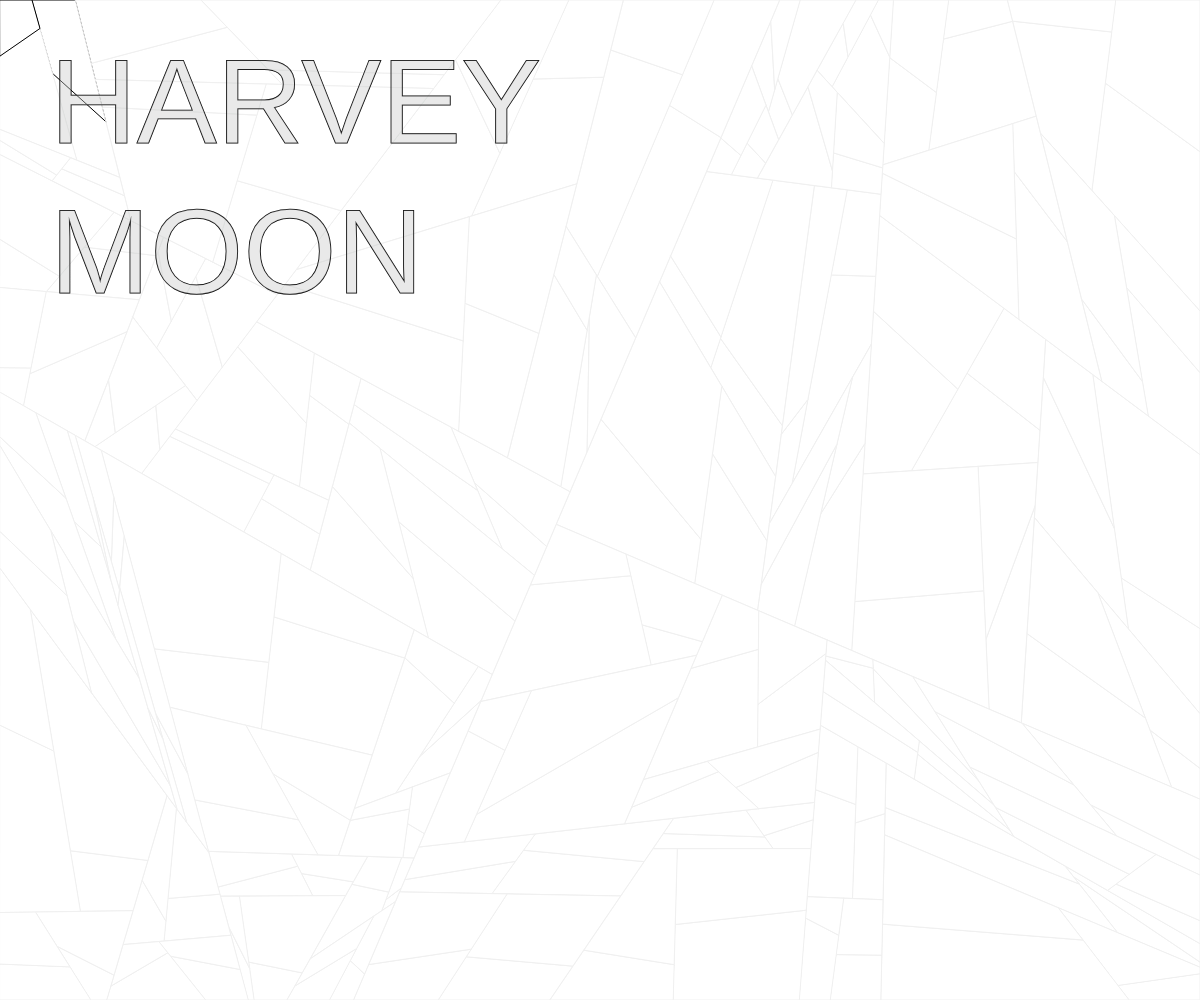
Frame 1 (no input)
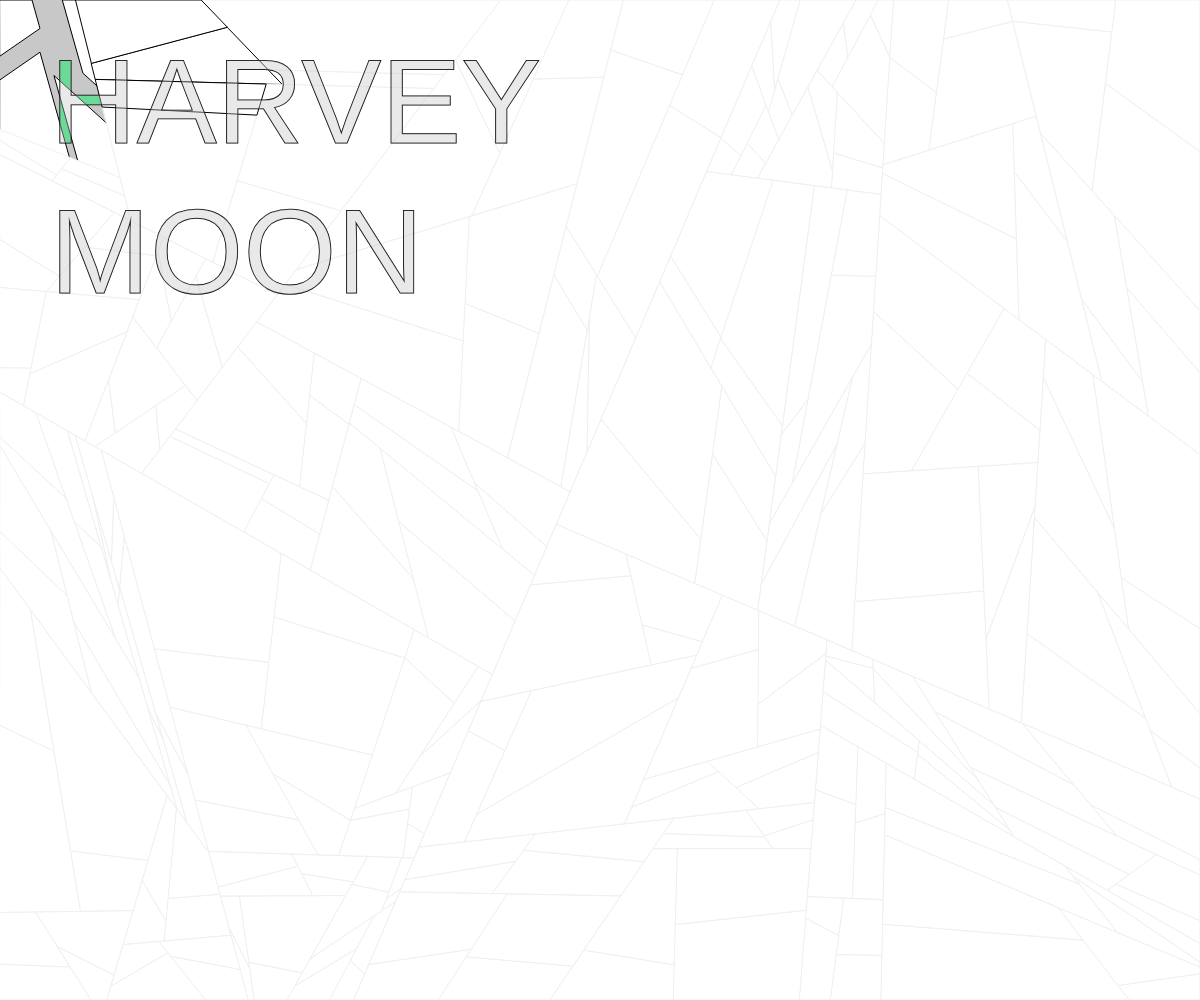
Frame 60 (no input)
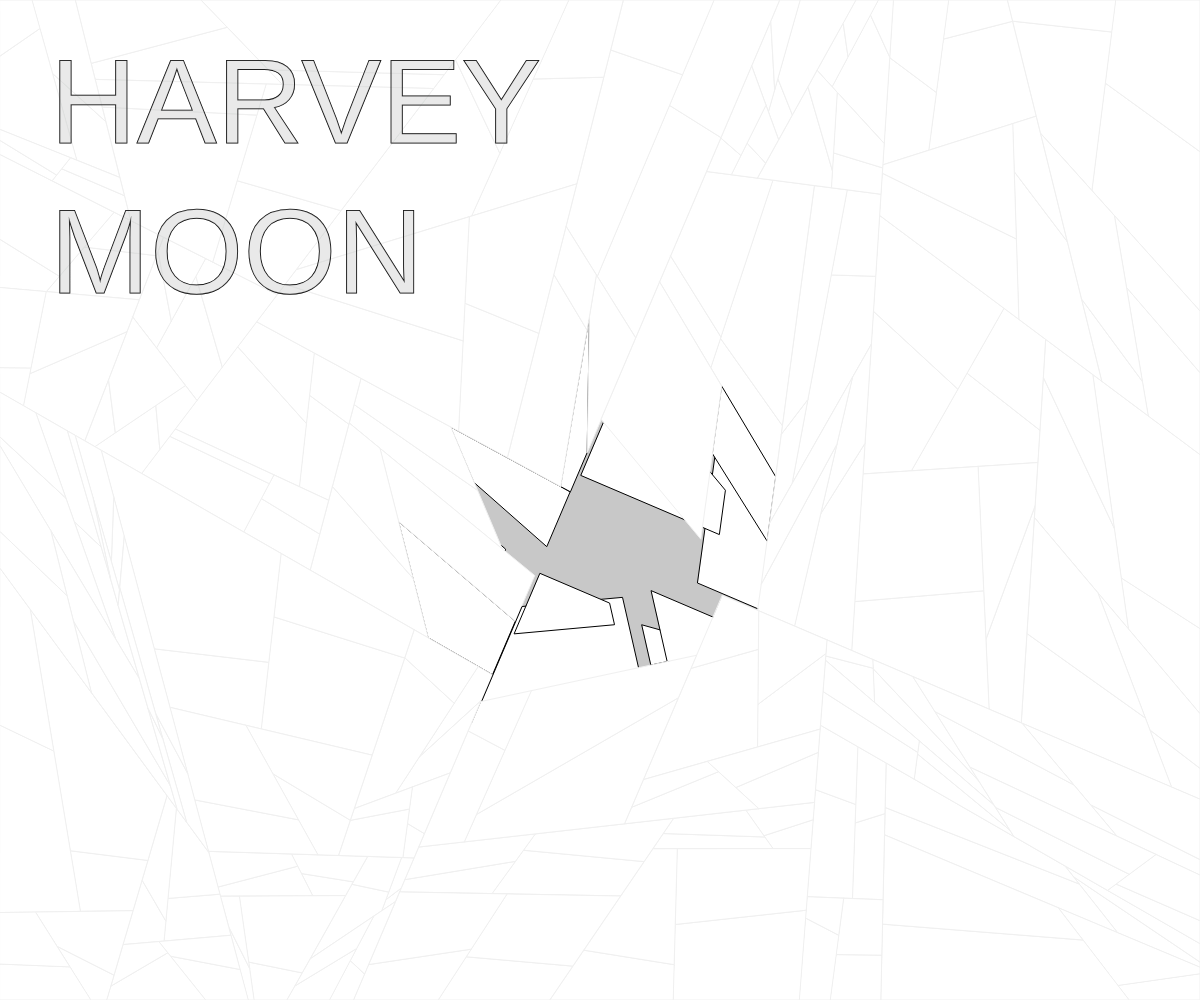
Frame 120 (the mouse pressed at the canvas centre since frame 60)

The p5.js sketch that drew these frames (run headless with seeded random() and noise() and a simulated clock; from frame 60 on, the mouse is pressed at the canvas centre):

// p5.js sketch
// ── sketch.js

var fragments;
var mouseLoc;

var avoidDist = 0;
var goAvoid = 150;

var smallDim = 0;

var crackSharpness = .35; //0-.5 values;


var randC;

//var pg;

var pi; 

function setup() {

	 //var density = displayDensity();

	// print("dense "  +density);

	createCanvas(windowWidth,windowHeight);

	//pi = createImage(width,height);
	///pg = createGraphics(width/3,height/3);


	print(width);
	//print(pg.width);


	//pg.background(255);
	//pg.fill(0);

	if( windowWidth< windowHeight){
		smallDim = windowWidth;
	}
	else {
		smallDim = windowHeight;
	}
	//stroke(0);

	fill(10);

	fragments = new Array();
	mouseLoc =createVector();

	var centre = createVector(200, 200); // the center position is decided by mouse position
	var p1 = createVector(0, 0); // the starting top position of the breakup.
	var p2 = createVector(windowWidth, 0); // the second top right position of the first breakup
	var p3 = createVector(windowWidth, windowHeight);// the third bortom right position of the first breakup
	var p4 = createVector(0, windowHeight);// the fourth bottom left position of the first breakup
	decoupe(9, p1, p2, p3, p4, centre ); // basically start breaking up the whole window with the mouse location and random color // first argument is the depth, kinda a power-of, use wisely


randC = color(random(100),random(255),random(255));

}

function draw() {




//take out the bg for cool effects!



mouseLoc.add((mouseX-mouseLoc.x)/20,(mouseY-mouseLoc.y)/20);


// put drawing code here

//pg.background(255);

textSize(width/10);

textAlign(LEFT,TOP);

blendMode(BLEND);
background(200);

noStroke();
fill(0);


//rect(25,25,width*.45,width*.3);




fill(randC);

text("HARVEY MOON", 50,50,2);



fill(255);
//blendMode(BLEND);
		stroke(255);
		strokeWeight(2);
		//fill(200);
	for (var i = 0; i < fragments.length; i++) {  	
  	//print(fragments[i] == undefined)
  		fragments[i].moveDraw();
  	};

stroke(0);
fill(200,100)

text("HARVEY MOON", 50,50,2);

// blendMode(BLEND);
// background(0);

// // nofill();



// noStroke();
// fill(200);
// text("HARVEY MOON", 100,200,2);

// fill(200);
// //blendMode(BLEND);
// 		stroke(0);
// 		strokeWeight(1);
// 		//fill(200);
// 	for (var i = 0; i < fragments.length; i++) {  	
//   	//print(fragments[i] == undefined)
//   		fragments[i].moveDraw();
//   	};


//  fill(100);
// text("HARVEY MOON", 100,200,2);



//text("HARVEY MOON", 200,200);
//image(pg,0,0,width,height);

//blendMode(BLEND);



 if (avoidDist >= 100) {
    goAvoid-= 4;
  }
  

if (avoidDist != goAvoid){
avoidDist+=(goAvoid-avoidDist)/10;
}


}



function mousePressed(){
	if(goAvoid <= smallDim/4){
	goAvoid+=smallDim/4;
	}
	//mouseLoc.set(mouseX,mouseY);
}

function  decoupe ( fois,  a,  b,  c,  d,  centre ) { // the function that breaks up sections

	var t1=random(0.5-crackSharpness, 0.5+crackSharpness); // pick a random postion to crak // smaller range is less sharp
	var t2=random(0.5-crackSharpness, 0.5+crackSharpness);  // pick another random postion to crack // smaller range is less spikey
	var p1 = createVector();
	var p2 = createVector();
	p1.set(a.x+(b.x-a.x)*t1, a.y+(b.y-a.y)*t1);
	p2.set(d.x+(c.x-d.x)*t2, d.y+(c.y-d.y)*t2);

	// p1.x =a.x+(b.x-a.x)*t1;
	// p1.y = a.y+(b.y-a.y)*t1; //  this is the cracker, it makes two new points while referencing the incomming data 

	//p2.x=d.x+(c.x-d.x)*t2;
	//p2.y= d.y+(c.y-d.y)*t2 ;  //  this is the cracker, it makes two new points while referencing the incomming data, second point that connects the line

	fois--; // the depth has cracked once
	if (fois>0) { // if more recurssive cracks are needed // two shapes resulted from the above function, p1,p2,d,a and b,c,p2,p1
		decoupe(fois, p1, p2, d, a, centre ); // do this function onto the next item
		decoupe(fois, b, c, p2, p1, centre ); // do this function onto the next item
	} else {

	  	var f =new Fragment(a, b, c, d, centre);
	  	append(fragments, f); // if the crack ammount has been reached, this fragment secion is cut up enough, add it to our final array!
  	}
} 

function Fragment (  _a,  _b,  _c,  _d, _cent){	
	this.a = _a;
	this.b = _b;
	this.c = _c;
	this.d = _d;
	this.center = _cent;
	this.dir = createVector(0,0);
	this.rand = createVector(random(-50,50), random(-50,50));
}

Fragment.prototype.moveDraw = function(){
	var distA = this.a.dist(mouseLoc);
	
	//print(dist);

//	text(dist,this.a.x,this.a.y);

	if (distA < avoidDist) {
		var dist = map(distA, 0, avoidDist, 5, 0);
		this.dir = p5.Vector.sub(this.a, mouseLoc);
		this.dir.mult(dist/3);
		//var dir = createVector(this.a.x-mouseLoc.x,this.a.y-mouseLoc.y);
	}

	
	//this.rand.div(distA);
	var randM = p5.Vector.div(this.rand,distA/10);
	this.dir.add();



	if(distA < avoidDist+20){
		
		//pg.noStroke();
		// pg.quad(
		// (this.a.x+this.dir.x)/6,
		// (this.a.y+this.dir.y)/6,
		// (this.b.x+this.dir.x)/6,
		// (this.b.y+this.dir.y)/6,
		// (this.c.x+this.dir.x)/6,
		// (this.c.y+this.dir.y)/6,
		// (this.d.x+this.dir.x)/6,
		// (this.d.y+this.dir.y)/6,
		// -1,-1,-1,-1);


		//noFill();
		stroke(0);

		quad(this.a.x+this.dir.x,
		this.a.y+this.dir.y,
		this.b.x+this.dir.x,
		this.b.y+this.dir.y,
		this.c.x+this.dir.x,
		this.c.y+this.dir.y,
		this.d.x+this.dir.x,
		this.d.y+this.dir.y,-1,-1,-1,-1);



	}
	else{
		
		stroke(240);
		//noStroke();
		if(distA < avoidDist+50){
			stroke(0);
		}
		strokeWeight(1);
		//fill(200);
		
		//
		 quad(this.a.x,this.a.y,this.b.x,this.b.y,this.c.x,this.c.y,this.d.x,this.d.y,1,1,1,1);
		
		// // pg.strokeWeight(1);
		// pg.stroke(0);
		// pg.quad(
		// this.a.x/6,
		// this.a.y/6,
		// this.b.x/6,
		// this.b.y/6,
		// this.c.x/6,
		// this.c.y/6,
		// this.d.x/6,
		// this.d.y/6,
		// 1,1,1,1);

	}
}


var getDistance = function( x1,  y1,  x2,  y2) {
  return sqrt(pow(x2-x1, 2)+pow(y2-y1, 2));
}
